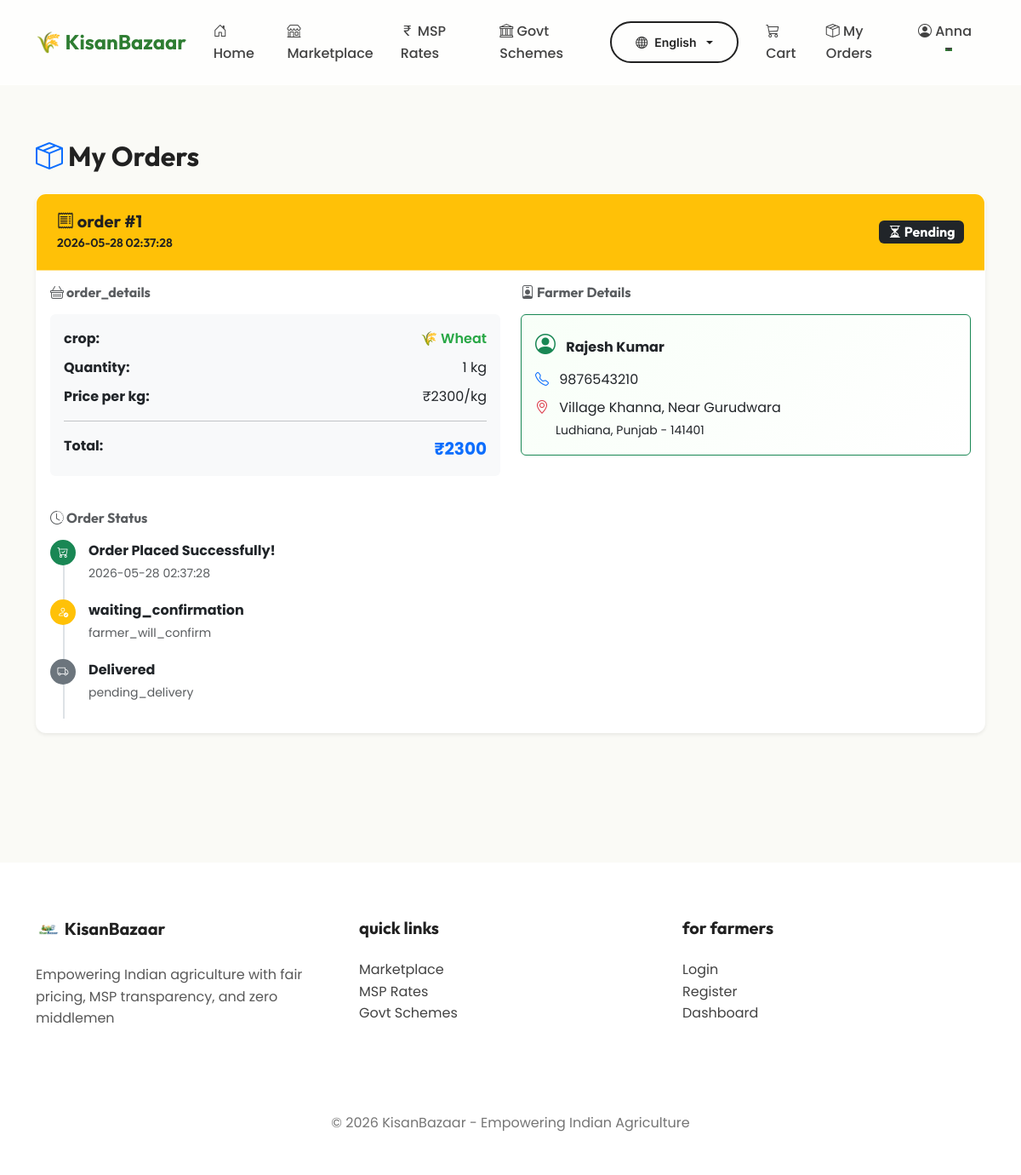
Screenshot of /customer/orders (signed in) with the database file from the repository.
### tables this page shows
CREATE TABLE orders (
            id INTEGER PRIMARY KEY AUTOINCREMENT,
            customer_id INTEGER NOT NULL,
            crop_id INTEGER NOT NULL,
            farmer_id INTEGER NOT NULL,
            quantity INTEGER NOT NULL,
            total_price INTEGER NOT NULL,
            status TEXT DEFAULT 'Pending',
            order_date TEXT DEFAULT CURRENT_TIMESTAMP,
            status_updated_at TEXT,
            customer_address TEXT,
            customer_phone TEXT,
            FOREIGN KEY (customer_id) REFERENCES customers (id),
            FOREIGN KEY (crop_id) REFERENCES crops (id),
            FOREIGN KEY (farmer_id) REFERENCES farmers (id)
        );

CREATE TABLE crops (
            id INTEGER PRIMARY KEY AUTOINCREMENT,
            farmer_id INTEGER NOT NULL,
            crop_name TEXT NOT NULL,
            quantity INTEGER NOT NULL,
            price INTEGER NOT NULL,
            location TEXT NOT NULL,
            msp_price INTEGER,
            msp_status TEXT,
            created_at TEXT DEFAULT CURRENT_TIMESTAMP,
            FOREIGN KEY (farmer_id) REFERENCES farmers (id)
        );

CREATE TABLE farmers (
            id INTEGER PRIMARY KEY AUTOINCREMENT,
            name TEXT NOT NULL,
            password TEXT NOT NULL,
            location TEXT NOT NULL,
            phone TEXT,
            address TEXT,
            district TEXT,
            state TEXT,
            pincode TEXT
        );

### app.py (the view)
@app.route('/customer/orders')
@customer_login_required
def customer_orders():
    conn = get_db()
    cursor = conn.cursor()
    cursor.execute('''SELECT o.*, c.crop_name, c.price as price_per_kg, o.total_price as total_amount,
                      f.name as farmer_name, f.phone as farmer_phone,
                      f.address as farmer_address, f.district as farmer_district,
                      f.state as farmer_state, f.pincode as farmer_pincode
                      FROM orders o JOIN crops c ON o.crop_id = c.id JOIN farmers f ON o.farmer_id = f.id
                      WHERE o.customer_id = ? ORDER BY o.order_date DESC''', (session['customer_id'],))
    orders = cursor.fetchall()
    conn.close()
    return render_template('customer_orders.html', orders=orders)

### app.py (called while the page is built)
def get_translation(key):
    lang = session.get('language', 'en')
    return TRANSLATIONS.get(lang, TRANSLATIONS['en']).get(key, key)

@app.context_processor
def inject_translations():
    return {
        't': get_translation,
        'current_lang': session.get('language', 'en')
    }

def get_db():
    conn = sqlite3.connect('kisanbazaar.db')
    conn.row_factory = sqlite3.Row
    return conn

def customer_login_required(f):
    @wraps(f)
    def decorated_function(*args, **kwargs):
        if 'customer_id' not in session:
            flash('Please login to access this page', 'warning')
            return redirect(url_for('customer_login'))
        return f(*args, **kwargs)
    return decorated_function

### templates/customer_orders.html (shortened to what this page needs)
{% extends "base.html" %}
{% block content %}
<div class="container py-5">
    <h2 class="mb-4">
        <i class="bi bi-box-seam text-primary"></i> {{ t('my_orders') }}
    </h2>
    {% if orders %}
    <div class="row">
        {% for order in orders %}
        <div class="col-12 mb-4">
            <div class="card shadow-sm order-card">
                <div class="card-header d-flex justify-content-between align-items-center
                    {% if order.status == 'Delivered' %}bg-success text-white
                    {% elif order.status == 'Accepted' %}bg-primary text-white
                    {% elif order.status == 'Rejected' %}bg-danger text-white
                    {% else %}bg-warning{% endif %}">
                    <div>
                        <h5 class="mb-0">
                            <i class="bi bi-receipt"></i> {{ t('order') }} #{{ order.id }}
                        </h5>
                        <small>{{ order.order_date }}</small>
                    </div>
                    <div>
                        {% if order.status == 'Pending' %}
                            <span class="badge bg-dark fs-6">
                                <i class="bi bi-hourglass-split"></i> {{ t('pending') }}
                            </span>
                        {% elif order.status == 'Accepted' %}
                            <span class="badge bg-light text-primary fs-6">
                                <i class="bi bi-check-circle"></i> {{ t('accepted') }}
                            </span>
                        {% elif order.status == 'Rejected' %}
                            <span class="badge bg-light text-danger fs-6">
                                <i class="bi bi-x-circle"></i> {{ t('rejected') }}
                            </span>
                        {% elif order.status == 'Delivered' %}
                            <span class="badge bg-light text-success fs-6">
                                <i class="bi bi-check2-all"></i> {{ t('delivered') }}
                            </span>
                        {% endif %}
                    </div>
                </div>
                <div class="card-body">
                    <div class="row">
                        <div class="col-md-6">
                            <h6 class="text-muted mb-3">
                                <i class="bi bi-basket"></i> {{ t('order_details') }}
                            </h6>
                            <div class="order-item-box p-3 bg-light rounded mb-3">
                                <div class="d-flex justify-content-between mb-2">
                                    <span><strong>{{ t('crop') }}:</strong></span>
                                    <span class="crop-name">🌾 {{ order.crop_name }}</span>
                                </div>
                                <div class="d-flex justify-content-between mb-2">
                                    <span><strong>{{ t('quantity') }}:</strong></span>
                                    <span>{{ order.quantity }} kg</span>
                                </div>
                                <div class="d-flex justify-content-between mb-2">
                                    <span><strong>{{ t('price_per_kg') }}:</strong></span>
                                    <span>₹{{ order.price_per_kg }}/kg</span>
                                </div>
                                <hr>
                                <div class="d-flex justify-content-between">
                                    <strong>{{ t('total') }}:</strong>
                                    <strong class="text-primary fs-5">₹{{ order.total_amount }}</strong>
                                </div>
                            </div>
                        </div>
                        <div class="col-md-6">
                            <h6 class="text-muted mb-3">
                                <i class="bi bi-person-badge"></i> {{ t('farmer_details') }}
                            </h6>
                            <div class="farmer-box p-3 border border-success rounded">
                                <div class="mb-2">
                                    <i class="bi bi-person-circle text-success fs-4"></i>
                                    <strong class="ms-2">{{ order.farmer_name }}</strong>
                                </div>
                                <div class="mb-2">
                                    <i class="bi bi-telephone text-primary"></i>
                                    <span class="ms-2">{{ order.farmer_phone }}</span>
                                </div>
                                <div class="mb-0">
                                    <i class="bi bi-geo-alt text-danger"></i>
                                    <span class="ms-2">
                                        {{ order.farmer_address }}<br>
                                        <small class="ms-4">{{ order.farmer_district }}, {{ order.farmer_state }} - {{ order.farmer_pincode }}</small>
                                    </span>
                                </div>
                            </div>
                        </div>
                    </div>
                    <div class="mt-4">
                        <h6 class="text-muted mb-3">
                            <i class="bi bi-clock-history"></i> {{ t('order_status') }}
                        </h6>
                        <div class="order-timeline">
                            <div class="timeline-item completed">
                                <div class="timeline-icon bg-success">
                                    <i class="bi bi-cart-check"></i>
                                </div>
                                <div class="timeline-content">
                                    <strong>{{ t('order_placed') }}</strong>
                                    <small class="text-muted">{{ order.order_date }}</small>
                                </div>
                            </div>
                            <div class="timeline-item {% if order.status in ['Accepted', 'Delivered'] %}completed{% elif order.status == 'Rejected' %}rejected{% elif order.status == 'Pending' %}active{% endif %}">
                                <div class="timeline-icon
                                    {% if order.status == 'Rejected' %}bg-danger
                                    {% elif order.status in ['Accepted', 'Delivered'] %}bg-success
                                    {% else %}bg-warning{% endif %}">
                                    {% if order.status == 'Rejected' %}
                                        <i class="bi bi-x"></i>
                                    {% else %}
                                        <i class="bi bi-person-check"></i>
                                    {% endif %}
                                </div>
                                <div class="timeline-content">
                                    {% if order.status == 'Rejected' %}
                                        <strong class="text-danger">{{ t('order_rejected') }}</strong>
                                        <small class="text-muted">{{ t('farmer_rejected_order') }}</small>
                                    {% elif order.status in ['Accepted', 'Delivered'] %}
                                        <strong class="text-success">{{ t('order_accepted') }}</strong>
                                        <small class="text-muted">{{ t('farmer_accepted_order') }}</small>
                                    {% else %}
                                        <strong>{{ t('waiting_confirmation') }}</strong>
                                        <small class="text-muted">{{ t('farmer_will_confirm') }}</small>
                                    {% endif %}
                                </div>
                            </div>
                            {% if order.status != 'Rejected' %}
                            <div class="timeline-item {% if order.status == 'Delivered' %}completed{% endif %}">
                                <div class="timeline-icon {% if order.status == 'Delivered' %}bg-success{% else %}bg-secondary{% endif %}">
                                    <i class="bi bi-truck"></i>
                                </div>
                                <div class="timeline-content">
                                    <strong {% if order.status == 'Delivered' %}class="text-success"{% endif %}>
                                        {{ t('delivered') }}
                                    </strong>
                                    {% if order.status == 'Delivered' %}
                                        <small class="text-muted">{{ t('order_delivered_success') }}</small>
                                    {% else %}
                                        <small class="text-muted">{{ t('pending_delivery') }}</small>
                                    {% endif %}
                                </div>
                            </div>
                            {% endif %}
                        </div>
                    </div>
                </div>
            </div>
        </div>
        {% endfor %}
    </div>
    {% endif %}
</div>
{% endblock %}

### static/css/style.css (style rules this page uses)
:root { --primary-green: #2e7d32; --primary-green-dark: #1b5e20; --primary-green-light: #4caf50; --secondary-accent: #ff9800; --secondary-accent-dark: #f57c00; --bg-main: #fafaf6; --bg-surface: #ffffff; --bg-subtle: #e8f5e9; --text-primary: #212121; --text-secondary: #424242; --text-muted: #757575; --success: #4caf50; --warning: #ffc107; --danger: #f44336; --info: #2196f3; --glass-bg: rgba(255, 255, 255, 0.75); --glass-border: rgba(255, 255, 255, 0.5); --glass-shadow: 0 5px 20px rgba(0, 0, 0, 0.08); --shadow-sm: 0 1px 3px rgba(0,0,0,0.12), 0 1px 2px rgba(0,0,0,0.24); --shadow-md: 0 3px 6px rgba(0,0,0,0.16), 0 3px 6px rgba(0,0,0,0.23); --shadow-lg: 0 10px 20px rgba(0,0,0,0.19), 0 6px 6px rgba(0,0,0,0.23); --shadow-glow: 0 0 15px rgba(46, 125, 50, 0.4); --radius-md: 10px; --radius-lg: 15px; --radius-full: 25px; }
* { margin: 0; padding: 0; box-sizing: border-box; }
body { font-family: 'Inter', sans-serif; background-color: var(--bg-main); color: var(--text-primary); line-height: 1.6; transition: background-color 0.3s ease, color 0.3s ease; overflow-x: hidden; }
h1, h2, h3, h4, h5, h6, .navbar-brand { font-family: 'Outfit', sans-serif; color: var(--text-primary); font-weight: 700; }
.card { background: var(--bg-surface); border: 1px solid var(--glass-border); border-radius: var(--radius-lg); box-shadow: var(--shadow-sm); transition: all 0.4s cubic-bezier(0.4, 0, 0.2, 1); overflow: hidden; }
.card-header { background: var(--bg-subtle); border-bottom: 1px solid var(--glass-border); padding: 1.25rem 1.5rem; font-family: 'Outfit', sans-serif; font-weight: 600; color: var(--text-primary); }

### templates/base.html (style rules this page uses)
body { font-family: 'Poppins', 'Noto Sans Devanagari', 'Noto Sans Telugu', sans-serif; }

### templates/customer_orders.html (style rules this page uses)
.order-card { border-radius: 12px; overflow: hidden; }
.crop-name { font-weight: 600; color: #28a745; }
.farmer-box { background: linear-gradient(135deg, #f8fff8, #ffffff); }
.order-timeline { position: relative; padding-left: 30px; }
.order-timeline::before { content: ''; position: absolute; left: 15px; top: 0; bottom: 0; width: 2px; background: #dee2e6; }
.timeline-item { position: relative; padding-bottom: 20px; display: flex; align-items: flex-start; }
.timeline-icon { position: absolute; left: -30px; width: 30px; height: 30px; border-radius: 50%; display: flex; align-items: center; justify-content: center; color: white; font-size: 0.8rem; z-index: 1; }
.timeline-content { margin-left: 15px; }
.timeline-content strong { display: block; }
.timeline-content small { display: block; margin-top: 2px; }
.timeline-item.completed .timeline-icon { background-color: #28a745; }
.timeline-item.active .timeline-icon { animation: pulse 1.5s infinite; }

### rows the page displays
orders: t "order", id "1", order_date "2026-05-28 02:37:28", status "Pending", t "order_details", t "crop", crop_name "Wheat", t "Quantity", quantity "1", t "Price per kg", price_per_kg "2300", t "Total", total_amount "2300", t "Farmer Details", farmer_name "Rajesh Kumar", farmer_phone "9876543210", farmer_address "Village Khanna, Near Gurudwara", farmer_district "Ludhiana", farmer_state "Punjab", farmer_pincode "141401", t "Order Status", t "Order Placed Successfully!", t "waiting_confirmation", t "farmer_will_confirm", t "Delivered", t "pending_delivery"

### other values shown
{{ t('app_name') }} "KisanBazaar"
{{ t('home') }} "Home"
{{ t('marketplace') }} "Marketplace"
{{ t('msp_rates') }} "MSP Rates"
{{ t('govt_schemes') }} "Govt Schemes"
{{ t('cart') }} "Cart"
{{ t('my_orders') }} "My Orders"
{{ session.customer_name }} "Anna"
{{ t('tagline') }} "Empowering Indian agriculture with fair pricing, MSP transparency, and zero middlemen"
{{ t('quick links') }} "quick links"
{{ t('for farmers') }} "for farmers"
{{ t('login') }} "Login"
{{ t('register') }} "Register"
{{ t('dashboard') }} "Dashboard"
{{ t('Empowering Indian Agriculture') }} "Empowering Indian Agriculture"
